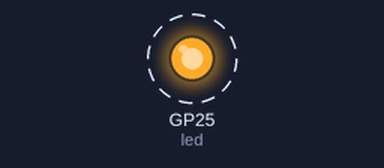
A program run on a simulated Raspberry Pi Pico running MicroPython. Parts: output pins drawn as LEDs (lit = HIGH). Dashed ring = blinking. What the program prints to the serial console is not drawn.

Above: at 0.5 s.
Timing chart, 0 to 4.6 s (numbered marks = the images above):
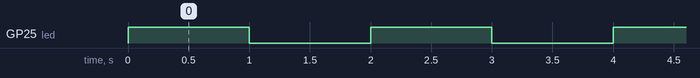

Measured:
- by itself, GP25 (led): alternates HIGH for 1.0 s and LOW for 1.0 s

The program:

02_led_parpadeando.py
```python
"""
    Configuración de salida digital
"""
from machine import Pin
from time import sleep

# Configramos el pin como salida digital
led = Pin("LED", Pin.OUT)

while True:
    led.value(1)
    print("Led encendido")
    sleep(1)
    led.value(0)
    print("Led apagado")
    sleep(1)
```
